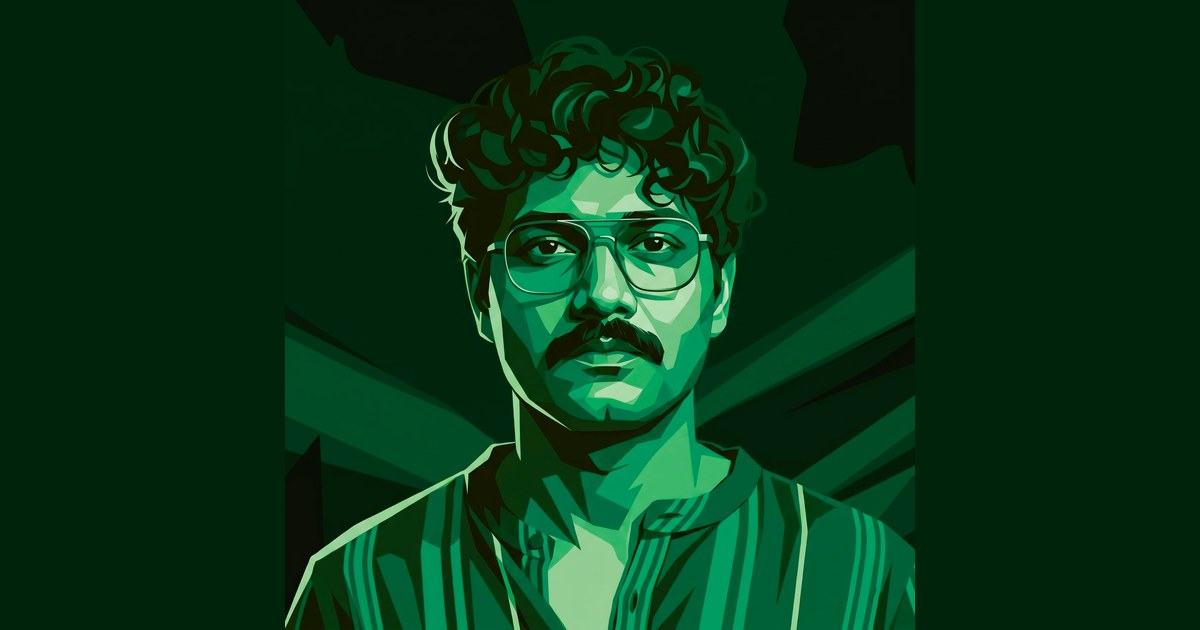
#> input picture assets/img/og-image.jpg, 1200 x 630 px, given in place of photo.jpg, which was not available
$ python make_avatar_depth.py
#> lines starting #> are read from the running program, lines starting #| are printed output that depends on the picture
"""Depth-relit posterised portrait.

Why this replaces the luminance version: shape-from-shading on a photograph
cannot invent form — luminance is already a picture of light, so its gradient
only responds at edges. Here the geometry comes from a monocular depth model
(Depth Anything V2, ONNX, CPU), so the normals describe the actual surface of
the face, and the lighting is real:

    normal <- gradient of predicted depth
    lambert = max(0, N . L)          key light, upper left
    spec    = (N . H)^n * glint mask
    ao      = creases from the depth laplacian
    mask    = depth threshold -> subject separated from ground

Then the lit field is quantised into five tones and mapped through the accent
palette, which is what produces the printed, carved look rather than a photo.
"""
from __future__ import annotations

import argparse
import colorsys
import gc
import os

import numpy as np
import onnxruntime as ort
from PIL import Image, ImageFilter

ROOT = os.path.dirname(os.path.dirname(os.path.abspath(__file__)))
SRC = os.path.join(ROOT, "photo.jpg")
IMG_DIR = os.path.join(ROOT, "assets", "img")
AV_DIR = os.path.join(IMG_DIR, "avatar")
MODEL = "/opt/data/models/depth.onnx"

THEMES = {"neutral": 145, "green": 145, "teal": 178, "blue": 214,
          "violet": 268, "red": 2, "amber": 38, "orange": 14}
NET = 518                      # multiple of 14, what the model expects
MEAN = np.array([0.485, 0.456, 0.406], np.float32)
STD = np.array([0.229, 0.224, 0.225], np.float32)

_sess = None


def session():
    global _sess
    if _sess is None:
        _sess = ort.InferenceSession(MODEL, providers=["CPUExecutionProvider"])
    return _sess


def hsl(h, s, l):
    r, g, b = colorsys.hls_to_rgb((h % 360) / 360.0, l, s)
    return (int(r * 255), int(g * 255), int(b * 255))


# [8 lines left out: function palette, not called in this run]


def load_rgb(size):
#> called with size = 896
    im = Image.open(SRC).convert("RGB")
#> im is the input picture: PIL image 1200x630 RGB; mean R, G, B 6.9, 51.6, 23.1
    w, h = im.size
#> w = 1200; h = 630
    s = min(w, h)
#> s = 630
    im = im.crop(((w - s) // 2, (h - s) // 2, (w + s) // 2, (h + s) // 2))
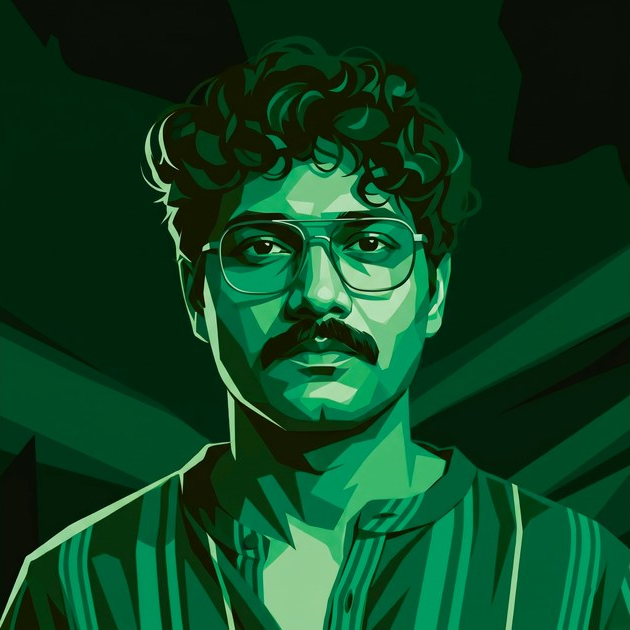
#> im: PIL image 630x630 RGB; mean R, G, B 13.2, 66.6, 34
    return im.resize((size, size), Image.LANCZOS)


def predict_depth(im):
    small = im.resize((NET, NET), Image.BILINEAR)
    x = np.asarray(small, dtype=np.float32) / 255.0
    x = (x - MEAN) / STD
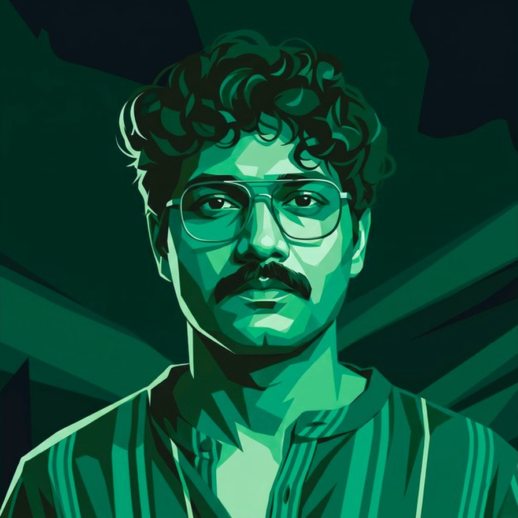
#> x: shape (518, 518, 3) float32; mean R, G, B -1.89, -0.869, -1.21; drawn with min black and max white
    x = np.transpose(x, (2, 0, 1))[None].astype(np.float32)
    out = session().run(None, {session().get_inputs()[0].name: x})[0]
    d = np.asarray(out, dtype=np.float32).squeeze()
    d = (d - d.min()) / max(d.max() - d.min(), 1e-6)      # 0 far, 1 near
    del x, out
    gc.collect()
    return d


# [42 lines left out: functions smooth, lit_field, not called in this run]


def render(name, hue, size, sat=1.0, im=None):
    im = im or load_rgb(size)
    depth = predict_depth(im)
    shade = lit_field(depth, hue, sat)

    # subject mask straight from depth: near = person, far = ground
    ds = smooth(depth, 9.0)
    mask = np.clip((ds - 0.40) * 5.0, 0, 1)

    thr = np.percentile(shade[mask > 0.5], (16, 38, 60, 82)) if (mask > 0.5).any() else \
        np.percentile(shade, (16, 38, 60, 82))
    idx = np.digitize(shade, thr).astype(np.float32)

    # ground: flat deep tone, lifted slightly toward the subject's feet
    ground_idx = np.zeros_like(shade)     # the ground holds one flat tone
    idx = idx * mask + ground_idx * (1 - mask)

    pal = np.array(palette(hue, sat), np.float32) / 255.0
    rgb = pal[np.clip(idx, 0, 4).astype(np.uint8)]
    del idx, shade, depth, mask, ds

    # grain + a whisper of vignette
    rng = np.random.default_rng(5)
    g = rng.normal(0, 0.035, rgb.shape[:2]).astype(np.float32)
    rgb = np.clip(rgb + g[..., None] * 0.5, 0, 1)

    out = Image.fromarray((rgb * 255).astype(np.uint8))
    del rgb
    gc.collect()

    web = out.resize((512, 512), Image.LANCZOS)
    web.save(os.path.join(AV_DIR, f"avatar-{name}.webp"), quality=88, method=6)
    out.save(os.path.join(IMG_DIR, f"portrait-{name}.webp"), quality=84, method=6)
    if name == "green":
        out.save(os.path.join(IMG_DIR, "profile-picture.png"), optimize=True)
    return os.path.join(IMG_DIR, f"portrait-{name}.webp")


def main():
    ap = argparse.ArgumentParser()
    ap.add_argument("--size", type=int, default=896)
    ap.add_argument("--only", default=None)
    a = ap.parse_args()
    os.makedirs(AV_DIR, exist_ok=True)
    im = load_rgb(a.size)
    tiles = []
    for name, hue in THEMES.items():
        if a.only and name != a.only:
            continue
        sat = 0.20 if name == "neutral" else 1.0
        p = render(name, hue, a.size, sat, im)
        print(f"{os.path.basename(p)} {os.path.getsize(p)//1024}KB")
        tiles.append(p)
    if len(tiles) > 1:
        tw, pad = 256, 14
        cols = 4
        rows = (len(tiles) + cols - 1) // cols
        from PIL import ImageDraw
        canvas = Image.new("RGB", (cols * tw + pad * (cols + 1),
                                   rows * (tw + 22) + pad * (rows + 1)), (10, 12, 10))
        dr = ImageDraw.Draw(canvas)
        for i, p in enumerate(tiles):
            c, r = i % cols, i // cols
            x, y = pad + c * (tw + pad), pad + r * (tw + 22 + pad)
            with Image.open(p) as t:
                canvas.paste(t.convert("RGB").resize((tw, tw), Image.LANCZOS), (x, y))
            dr.text((x + 2, y + tw + 4), os.path.basename(p).replace("portrait-", "").replace(".webp", ""),
                    fill=(150, 200, 165))
        sp = os.path.join(AV_DIR, "_sheet.png")
        canvas.save(sp, optimize=True)
        print(sp)


if __name__ == "__main__":
    main()
#> (the call stopped at in session, `_sess = ort.InferenceSession(MODEL, providers=["CPUExecutionProvider"])`: onnxruntime is not available in this run)
